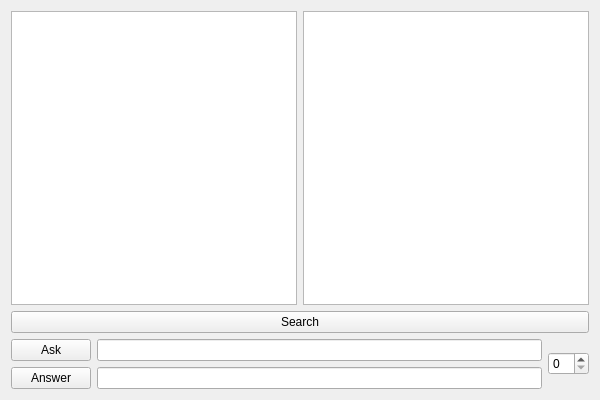
<?xml version="1.0" encoding="UTF-8"?>
<ui version="4.0">
 <class>UserGUIClass</class>
 <widget class="QWidget" name="UserGUIClass">
  <property name="geometry">
   <rect>
    <x>0</x>
    <y>0</y>
    <width>600</width>
    <height>400</height>
   </rect>
  </property>
  <property name="windowTitle">
   <string>UserGUI</string>
  </property>
  <layout class="QVBoxLayout" name="verticalLayout_2">
   <item>
    <layout class="QHBoxLayout" name="horizontalLayout_2">
     <item>
      <widget class="QListWidget" name="questionList"/>
     </item>
     <item>
      <widget class="QListWidget" name="answerList"/>
     </item>
    </layout>
   </item>
   <item>
    <widget class="QPushButton" name="searchButton">
     <property name="text">
      <string>Search</string>
     </property>
    </widget>
   </item>
   <item>
    <layout class="QHBoxLayout" name="horizontalLayout">
     <item>
      <layout class="QVBoxLayout" name="verticalLayout">
       <item>
        <layout class="QFormLayout" name="formLayout">
         <item row="0" column="0">
          <widget class="QPushButton" name="askButton">
           <property name="text">
            <string>Ask</string>
           </property>
          </widget>
         </item>
         <item row="0" column="1">
          <widget class="QLineEdit" name="questionEdit"/>
         </item>
        </layout>
       </item>
       <item>
        <layout class="QFormLayout" name="formLayout_2">
         <item row="0" column="0">
          <widget class="QPushButton" name="answerButton">
           <property name="text">
            <string>Answer</string>
           </property>
          </widget>
         </item>
         <item row="0" column="1">
          <widget class="QLineEdit" name="answerEdit"/>
         </item>
        </layout>
       </item>
      </layout>
     </item>
     <item>
      <widget class="QSpinBox" name="spinBox"/>
     </item>
    </layout>
   </item>
  </layout>
 </widget>
 <layoutdefault spacing="6" margin="11"/>
 <resources>
  <include location="UserGUI.qrc"/>
 </resources>
 <connections/>
</ui>
